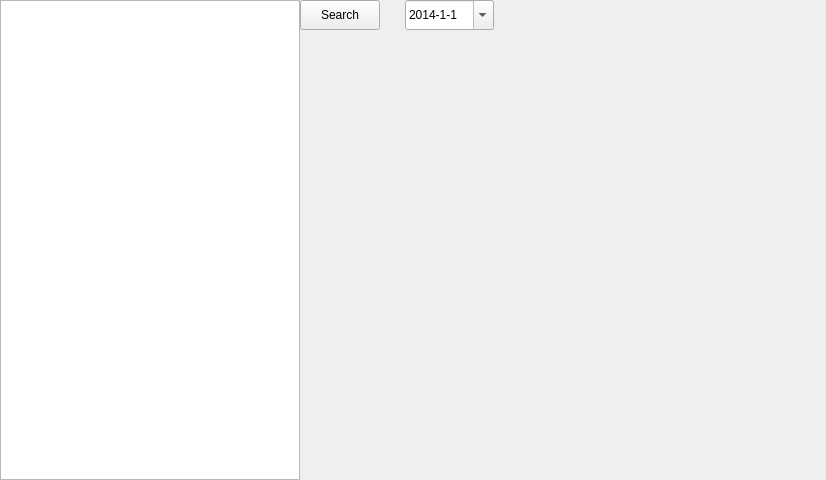
<?xml version="1.0" encoding="UTF-8"?>
<ui version="4.0">
 <class>VSCSearchPb</class>
 <widget class="QWidget" name="VSCSearchPb">
  <property name="geometry">
   <rect>
    <x>0</x>
    <y>0</y>
    <width>826</width>
    <height>480</height>
   </rect>
  </property>
  <property name="windowTitle">
   <string>Form</string>
  </property>
  <property name="styleSheet">
   <string notr="true"/>
  </property>
  <layout class="QHBoxLayout" name="horizontalLayout_2">
   <property name="spacing">
    <number>0</number>
   </property>
   <property name="leftMargin">
    <number>0</number>
   </property>
   <property name="topMargin">
    <number>0</number>
   </property>
   <property name="rightMargin">
    <number>0</number>
   </property>
   <property name="bottomMargin">
    <number>0</number>
   </property>
   <item>
    <widget class="QTableWidget" name="tableWidget">
     <property name="minimumSize">
      <size>
       <width>300</width>
       <height>0</height>
      </size>
     </property>
     <property name="maximumSize">
      <size>
       <width>300</width>
       <height>16777215</height>
      </size>
     </property>
     <property name="dragDropMode">
      <enum>QAbstractItemView::NoDragDrop</enum>
     </property>
     <property name="gridStyle">
      <enum>Qt::DashDotDotLine</enum>
     </property>
     <property name="wordWrap">
      <bool>false</bool>
     </property>
     <property name="cornerButtonEnabled">
      <bool>true</bool>
     </property>
     <attribute name="horizontalHeaderVisible">
      <bool>false</bool>
     </attribute>
     <attribute name="horizontalHeaderCascadingSectionResizes">
      <bool>false</bool>
     </attribute>
     <attribute name="horizontalHeaderShowSortIndicator" stdset="0">
      <bool>false</bool>
     </attribute>
     <attribute name="horizontalHeaderStretchLastSection">
      <bool>false</bool>
     </attribute>
     <attribute name="verticalHeaderHighlightSections">
      <bool>true</bool>
     </attribute>
     <attribute name="verticalHeaderShowSortIndicator" stdset="0">
      <bool>false</bool>
     </attribute>
     <attribute name="verticalHeaderStretchLastSection">
      <bool>false</bool>
     </attribute>
     <column>
      <property name="text">
       <string>Start Time</string>
      </property>
      <property name="font">
       <font>
        <weight>50</weight>
        <bold>false</bold>
       </font>
      </property>
     </column>
    </widget>
   </item>
   <item>
    <layout class="QVBoxLayout" name="verticalLayout">
     <item>
      <layout class="QHBoxLayout" name="horizontalLayout">
       <property name="spacing">
        <number>25</number>
       </property>
       <item>
        <widget class="QPushButton" name="search">
         <property name="minimumSize">
          <size>
           <width>0</width>
           <height>30</height>
          </size>
         </property>
         <property name="maximumSize">
          <size>
           <width>16777215</width>
           <height>30</height>
          </size>
         </property>
         <property name="text">
          <string>Search</string>
         </property>
        </widget>
       </item>
       <item>
        <widget class="QDateEdit" name="date">
         <property name="minimumSize">
          <size>
           <width>0</width>
           <height>30</height>
          </size>
         </property>
         <property name="maximumSize">
          <size>
           <width>16777215</width>
           <height>30</height>
          </size>
         </property>
         <property name="displayFormat">
          <string>yyyy-M-d</string>
         </property>
         <property name="calendarPopup">
          <bool>true</bool>
         </property>
         <property name="date">
          <date>
           <year>2014</year>
           <month>1</month>
           <day>1</day>
          </date>
         </property>
        </widget>
       </item>
       <item>
        <spacer name="horizontalSpacer">
         <property name="orientation">
          <enum>Qt::Horizontal</enum>
         </property>
         <property name="sizeHint" stdset="0">
          <size>
           <width>40</width>
           <height>20</height>
          </size>
         </property>
        </spacer>
       </item>
      </layout>
     </item>
     <item>
      <widget class="QWidget" name="videowidget" native="true">
       <property name="minimumSize">
        <size>
         <width>320</width>
         <height>240</height>
        </size>
       </property>
      </widget>
     </item>
    </layout>
   </item>
  </layout>
 </widget>
 <resources>
  <include location="../main/vscmainwindows.qrc"/>
 </resources>
 <connections/>
</ui>
